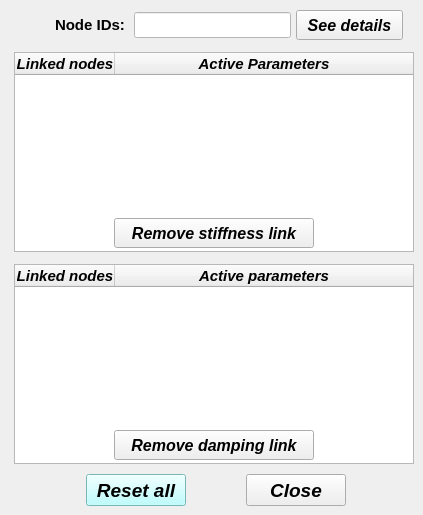
    <widget class="QWidget" name="tab_remove">
     <attribute name="title">
      <string>Remove</string>
     </attribute>
     <widget class="QTreeWidget" name="treeWidget_nodal_links_stiffness">
      <property name="geometry">
       <rect>
        <x>14</x>
        <y>52</y>
        <width>400</width>
        <height>200</height>
       </rect>
      </property>
      <property name="minimumSize">
       <size>
        <width>400</width>
        <height>200</height>
       </size>
      </property>
      <property name="maximumSize">
       <size>
        <width>400</width>
        <height>200</height>
       </size>
      </property>
      <property name="font">
       <font>
        <family>Arial</family>
        <pointsize>11</pointsize>
        <weight>75</weight>
        <italic>true</italic>
        <bold>true</bold>
       </font>
      </property>
      <property name="frameShape">
       <enum>QFrame::StyledPanel</enum>
      </property>
      <property name="frameShadow">
       <enum>QFrame::Sunken</enum>
      </property>
      <property name="indentation">
       <number>0</number>
      </property>
      <column>
       <property name="text">
        <string>Linked nodes</string>
       </property>
       <property name="textAlignment">
        <set>AlignCenter</set>
       </property>
      </column>
      <column>
       <property name="text">
        <string>Active Parameters</string>
       </property>
       <property name="textAlignment">
        <set>AlignCenter</set>
       </property>
      </column>
     </widget>
     <widget class="QPushButton" name="pushButton_close">
      <property name="geometry">
       <rect>
        <x>246</x>
        <y>474</y>
        <width>100</width>
        <height>32</height>
       </rect>
      </property>
      <property name="minimumSize">
       <size>
        <width>100</width>
        <height>32</height>
       </size>
      </property>
      <property name="maximumSize">
       <size>
        <width>100</width>
        <height>32</height>
       </size>
      </property>
      <property name="font">
       <font>
        <family>Arial</family>
        <pointsize>14</pointsize>
        <weight>75</weight>
        <italic>true</italic>
        <bold>true</bold>
       </font>
      </property>
      <property name="styleSheet">
       <string notr="true"/>
      </property>
      <property name="text">
       <string>Close</string>
      </property>
     </widget>
     <widget class="QPushButton" name="pushButton_see_details_selected_link">
      <property name="geometry">
       <rect>
        <x>296</x>
        <y>10</y>
        <width>107</width>
        <height>30</height>
       </rect>
      </property>
      <property name="minimumSize">
       <size>
        <width>0</width>
        <height>30</height>
       </size>
      </property>
      <property name="maximumSize">
       <size>
        <width>16777215</width>
        <height>30</height>
       </size>
      </property>
      <property name="font">
       <font>
        <family>Arial</family>
        <pointsize>12</pointsize>
        <weight>75</weight>
        <italic>true</italic>
        <bold>true</bold>
       </font>
      </property>
      <property name="text">
       <string>See details</string>
      </property>
     </widget>
     <widget class="QLineEdit" name="lineEdit_id_labels_node_IDs">
      <property name="enabled">
       <bool>false</bool>
      </property>
      <property name="geometry">
       <rect>
        <x>26</x>
        <y>12</y>
        <width>103</width>
        <height>26</height>
       </rect>
      </property>
      <property name="palette">
       <palette>
        <active>
         <colorrole role="WindowText">
          <brush brushstyle="SolidPattern">
           <color alpha="255">
            <red>0</red>
            <green>0</green>
            <blue>0</blue>
           </color>
          </brush>
         </colorrole>
         <colorrole role="Dark">
          <brush brushstyle="SolidPattern">
           <color alpha="255">
            <red>0</red>
            <green>0</green>
            <blue>0</blue>
           </color>
          </brush>
         </colorrole>
         <colorrole role="Text">
          <brush brushstyle="SolidPattern">
           <color alpha="255">
            <red>0</red>
            <green>0</green>
            <blue>0</blue>
           </color>
          </brush>
         </colorrole>
         <colorrole role="ButtonText">
          <brush brushstyle="SolidPattern">
           <color alpha="255">
            <red>0</red>
            <green>0</green>
            <blue>0</blue>
           </color>
          </brush>
         </colorrole>
        </active>
        <inactive>
         <colorrole role="WindowText">
          <brush brushstyle="SolidPattern">
           <color alpha="255">
            <red>0</red>
            <green>0</green>
            <blue>0</blue>
           </color>
          </brush>
         </colorrole>
         <colorrole role="Dark">
          <brush brushstyle="SolidPattern">
           <color alpha="255">
            <red>0</red>
            <green>0</green>
            <blue>0</blue>
           </color>
          </brush>
         </colorrole>
         <colorrole role="Text">
          <brush brushstyle="SolidPattern">
           <color alpha="255">
            <red>0</red>
            <green>0</green>
            <blue>0</blue>
           </color>
          </brush>
         </colorrole>
         <colorrole role="ButtonText">
          <brush brushstyle="SolidPattern">
           <color alpha="255">
            <red>0</red>
            <green>0</green>
            <blue>0</blue>
           </color>
          </brush>
         </colorrole>
        </inactive>
        <disabled>
         <colorrole role="WindowText">
          <brush brushstyle="SolidPattern">
           <color alpha="255">
            <red>0</red>
            <green>0</green>
            <blue>0</blue>
           </color>
          </brush>
         </colorrole>
         <colorrole role="Dark">
          <brush brushstyle="SolidPattern">
           <color alpha="255">
            <red>0</red>
            <green>0</green>
            <blue>0</blue>
           </color>
          </brush>
         </colorrole>
         <colorrole role="Text">
          <brush brushstyle="SolidPattern">
           <color alpha="255">
            <red>0</red>
            <green>0</green>
            <blue>0</blue>
           </color>
          </brush>
         </colorrole>
         <colorrole role="ButtonText">
          <brush brushstyle="SolidPattern">
           <color alpha="255">
            <red>0</red>
            <green>0</green>
            <blue>0</blue>
           </color>
          </brush>
         </colorrole>
        </disabled>
       </palette>
      </property>
      <property name="font">
       <font>
        <family>Arial</family>
        <pointsize>11</pointsize>
        <weight>75</weight>
        <italic>false</italic>
        <bold>true</bold>
       </font>
      </property>
      <property name="focusPolicy">
       <enum>Qt::ClickFocus</enum>
      </property>
      <property name="autoFillBackground">
       <bool>false</bool>
      </property>
      <property name="text">
       <string>Node IDs:</string>
      </property>
      <property name="frame">
       <bool>false</bool>
      </property>
      <property name="alignment">
       <set>Qt::AlignRight|Qt::AlignTrailing|Qt::AlignVCenter</set>
      </property>
     </widget>
     <widget class="QLineEdit" name="lineEdit_node_ID_info">
      <property name="enabled">
       <bool>false</bool>
      </property>
      <property name="geometry">
       <rect>
        <x>134</x>
        <y>12</y>
        <width>157</width>
        <height>26</height>
       </rect>
      </property>
      <property name="font">
       <font>
        <family>Arial</family>
        <pointsize>11</pointsize>
        <weight>75</weight>
        <italic>false</italic>
        <bold>true</bold>
       </font>
      </property>
      <property name="focusPolicy">
       <enum>Qt::ClickFocus</enum>
      </property>
      <property name="styleSheet">
       <string notr="true">background-color: rgb(255, 255, 255);
color: rgb(0, 0, 0);</string>
      </property>
      <property name="alignment">
       <set>Qt::AlignCenter</set>
      </property>
     </widget>
     <widget class="QPushButton" name="pushButton_remove_link_stiffness">
      <property name="geometry">
       <rect>
        <x>114</x>
        <y>218</y>
        <width>200</width>
        <height>30</height>
       </rect>
      </property>
      <property name="minimumSize">
       <size>
        <width>200</width>
        <height>30</height>
       </size>
      </property>
      <property name="maximumSize">
       <size>
        <width>200</width>
        <height>30</height>
       </size>
      </property>
      <property name="font">
       <font>
        <family>Arial</family>
        <pointsize>12</pointsize>
        <weight>75</weight>
        <italic>true</italic>
        <bold>true</bold>
       </font>
      </property>
      <property name="text">
       <string>Remove stiffness link</string>
      </property>
     </widget>
     <widget class="QTreeWidget" name="treeWidget_nodal_links_damping">
      <property name="geometry">
       <rect>
        <x>14</x>
        <y>264</y>
        <width>400</width>
        <height>200</height>
       </rect>
      </property>
      <property name="minimumSize">
       <size>
        <width>400</width>
        <height>200</height>
       </size>
      </property>
      <property name="maximumSize">
       <size>
        <width>400</width>
        <height>200</height>
       </size>
      </property>
      <property name="font">
       <font>
        <family>Arial</family>
        <pointsize>11</pointsize>
        <weight>75</weight>
        <italic>true</italic>
        <bold>true</bold>
       </font>
      </property>
      <property name="frameShape">
       <enum>QFrame::StyledPanel</enum>
      </property>
      <property name="frameShadow">
       <enum>QFrame::Sunken</enum>
      </property>
      <property name="indentation">
       <number>0</number>
      </property>
      <column>
       <property name="text">
        <string>Linked nodes</string>
       </property>
       <property name="textAlignment">
        <set>AlignCenter</set>
       </property>
      </column>
      <column>
       <property name="text">
        <string>Active parameters</string>
       </property>
       <property name="textAlignment">
        <set>AlignCenter</set>
       </property>
      </column>
     </widget>
     <widget class="QPushButton" name="pushButton_remove_link_damping">
      <property name="geometry">
       <rect>
        <x>114</x>
        <y>430</y>
        <width>200</width>
        <height>30</height>
       </rect>
      </property>
      <property name="minimumSize">
       <size>
        <width>200</width>
        <height>30</height>
       </size>
      </property>
      <property name="maximumSize">
       <size>
        <width>200</width>
        <height>30</height>
       </size>
      </property>
      <property name="font">
       <font>
        <family>Arial</family>
        <pointsize>12</pointsize>
        <weight>75</weight>
        <italic>true</italic>
        <bold>true</bold>
       </font>
      </property>
      <property name="text">
       <string>Remove damping link</string>
      </property>
     </widget>
     <widget class="QPushButton" name="pushButton_reset_all">
      <property name="geometry">
       <rect>
        <x>86</x>
        <y>474</y>
        <width>100</width>
        <height>32</height>
       </rect>
      </property>
      <property name="minimumSize">
       <size>
        <width>100</width>
        <height>32</height>
       </size>
      </property>
      <property name="maximumSize">
       <size>
        <width>100</width>
        <height>32</height>
       </size>
      </property>
      <property name="font">
       <font>
        <family>Arial</family>
        <pointsize>14</pointsize>
        <weight>75</weight>
        <italic>true</italic>
        <bold>true</bold>
       </font>
      </property>
      <property name="styleSheet">
       <string notr="true">background-color: rgb(170, 255, 255);</string>
      </property>
      <property name="text">
       <string>Reset all</string>
      </property>
     </widget>
    </widget>
